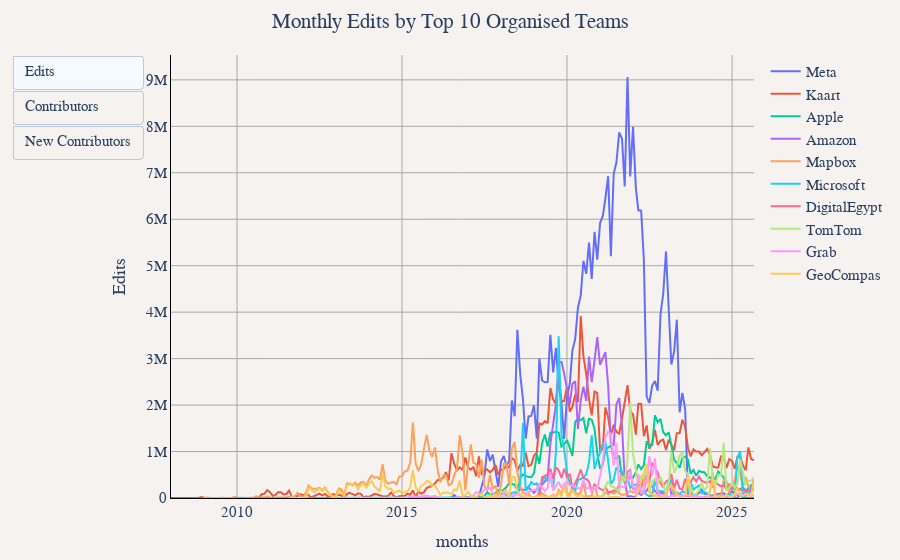

Notebook code for this chart:
### Markdown cell above
## Monthly Contributors, New Contributors, and Edits Per Organised Team (Top 10 Plot)

### Code cell
# Top 10 organised teams by contributors
df_top10 = duckdb.sql("""
WITH top_organised_teams AS (
    SELECT organised_team
    FROM (
        SELECT
            organised_team,
            SUM(edit_count) as total_edits
        FROM '../changeset_data/year=*/month=*/*.parquet'
        WHERE organised_team IS NOT NULL
        GROUP BY organised_team
        ORDER BY total_edits DESC
        LIMIT 10
    )
),
user_first_appearance AS (
    SELECT
        user_name,
        year,
        month,
        organised_team,
        ROW_NUMBER() OVER (PARTITION BY user_name ORDER BY year, month) as rn
    FROM (
        SELECT DISTINCT user_name, year, month, organised_team
        FROM '../changeset_data/year=*/month=*/*.parquet'
        WHERE organised_team IN (SELECT organised_team FROM top_organised_teams)
    )
),
first_appearances AS (
    SELECT user_name, year, month, organised_team
    FROM user_first_appearance
    WHERE rn = 1
),
monthly_contributors AS (
    SELECT 
        year,
        month,
        CONCAT(year, '-', LPAD(CAST(month as VARCHAR), 2, '0')) as months,
        organised_team,
        COUNT(DISTINCT user_name) as "Contributors",
        CAST(SUM(edit_count) as BIGINT) as "Edits"
    FROM '../changeset_data/year=*/month=*/*.parquet'
    WHERE organised_team IN (SELECT organised_team FROM top_organised_teams)
    GROUP BY year, month, organised_team
),
monthly_new_contributors AS (
    SELECT
        year,
        month,
        organised_team,
        COUNT(DISTINCT user_name) as "New Contributors"
    FROM first_appearances
    GROUP BY year, month, organised_team
)
SELECT 
    mc.months,
    mc.organised_team,
    mc."Contributors",
    COALESCE(mnc."New Contributors", 0) as "New Contributors",
    mc."Edits"
FROM monthly_contributors mc
LEFT JOIN monthly_new_contributors mnc ON mc.year = mnc.year AND mc.month = mnc.month AND mc.organised_team = mnc.organised_team
ORDER BY mc.year, mc.month, mc.organised_team
""").df()

util.show_figure(
    [
        util.FigureConfig(
            title="Monthly Edits by Top 10 Organised Teams",
            label="Edits",
            x_col="months",
            y_col="Edits",
            group_col="organised_team",
            query_or_df=df_top10,
        ),
        util.FigureConfig(
            title="Monthly Contributors by Top 10 Organised Teams",
            label="Contributors",
            x_col="months",
            y_col="Contributors",
            group_col="organised_team",
            query_or_df=df_top10,
        ),
        util.FigureConfig(
            title="Monthly New Contributors by Top 10 Organised Teams",
            label="New Contributors",
            x_col="months",
            y_col="New Contributors",
            group_col="organised_team",
            query_or_df=df_top10,
        ),
    ]
)
